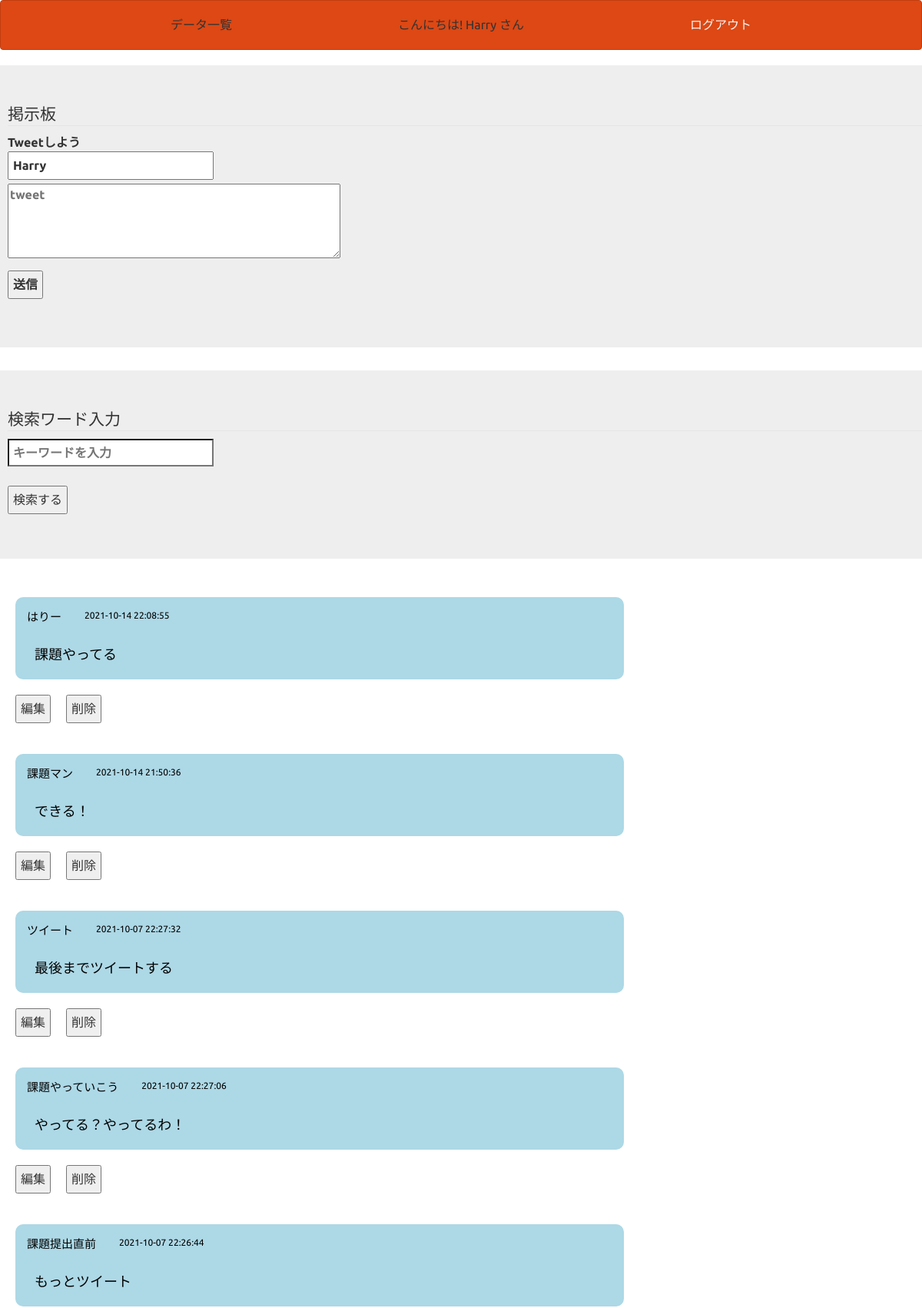
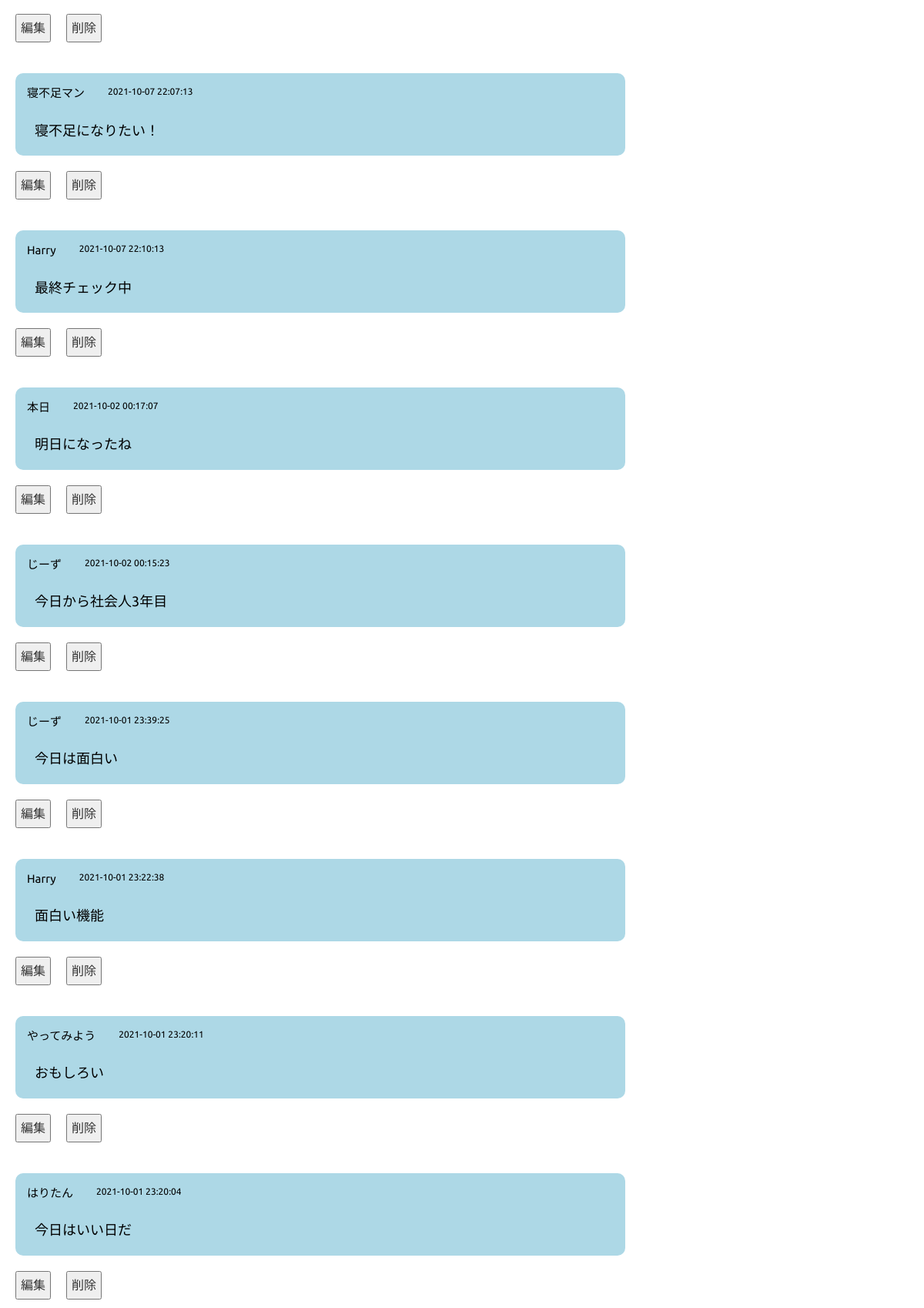
The page /assignment_2/index.php (signed in, upper part) on the database its author committed (2 pictures, top to bottom).
### tables this page shows
CREATE TABLE `Tweet` (
  `id` int(12) NOT NULL,
  `username` varchar(64) NOT NULL,
  `content` text NOT NULL,
  `date` datetime NOT NULL
);

### assignment_2/funcs.php (called while the page is built, shortened)
<?php
function h($str){
    return htmlspecialchars($str, ENT_QUOTES);
};

### assignment_2/index.php (the view, shortened to what this page needs)
<!DOCTYPE html>
<html lang="ja">
<?php
$name = $_SESSION['name'];
require_once("funcs.php");
?>
<head>
    <link href="css/bootstrap.min.css" rel="stylesheet">
</head>
<body>
    <header>
        <nav class="navbar navbar-default">
            <div class="container-fluid bar">
                <div class="navbar-header">データ一覧</div>
                <div class="navbar-header">こんにちは! <?= $name ?> さん</div>
                <div class="navbar-header"><a class = "logout" href="logout.php">ログアウト</a></div>
            </div>
        </nav>
    </header>
    <form method="post" action="tweet.php">
        <div class="jumbotron">
            <fieldset>
                <legend class="word">掲示板</legend>
                <label>
                    <label class="word">Tweetしよう <br>
                        <input type="text" name="name" value="<?= $name ?>" class="tweet_name"><br>
                        <textarea name="content" rows="4" cols="40" placeholder="tweet"></textarea></label><br>
                    <input type="submit" value="送信">
            </fieldset>
        </div>
    </form>
    <form method="get" action="search.php">
        <div class="jumbotron">
            <fieldset>
                <legend class="word">検索ワード入力</legend>
                <label><input type="search" name="key" placeholder="キーワードを入力"></label><br>
                <input type="submit" value="検索する">
            </fieldset>
        </div>
    </form>
<?php
$pdo = db_conn();
$stmt = $pdo->prepare("SELECT * FROM tweet ORDER BY id DESC");
$status = $stmt->execute();
$view = "";
if ($status == false) {
    $error = $stmt->errorInfo();
    exit("ErrorQuery:" . $error[2]);
} else {
    while ($result = $stmt->fetch(PDO::FETCH_ASSOC)) {
        $view .= "<div class='wrapper'>";
        $view .= "<div class='tweet'>";
        $view .= "<div class='namedate'><p class='username'>" . h($result['username']) . "</p>";
        $view .= "<p class='date'>" . h($result['date']) . "</p></div>";
        $view .= "<p class='content'>" . h($result['content']) . "</p>";
        $view .= "</div>";
        $view .= '<input type="button" value ="編集" class="edit" id="' . $result['id'] .'">';
        $view .= '</input>';
        $view .= '<input type="button" value ="削除" class="confirm" id="' . $result['id'] .'">';
        $view .= '</input>';
        $view .= "</div>";
    };
};
print($view);
?>
</body>
</html>

### assignment_2/index.php (style rules this page uses)
div { padding: 10px; font-size: 16px; }
input:not(.tweet_name) { margin:10px; }
input { padding: 5px; }
textarea { margin:5px 0 0 0; }
.logout { color: whitesmoke; }
.bar { display:flex; justify-content: space-between; }
.wrapper { display:flex; justify-content: left; align-items:center; padding:0px; }
.word { margin:10px 0 0 10px; }
.tweet { background-color: lightblue; width: 66vw; border-radius: 10px; margin: 10px; padding: 5px 5px 5px 5px; }
.namedate { display: flex; }
.username { font-size: 15px; color: black; padding: 0 20px 0 0; }
.content { font-size: 18px; font-size: bold; color: black; padding: 5px 0 5px 20px; }
.date { font-size: 12px; color: black; padding: 0 0 0 10px; }

### rows shown on the page
tweet: username "はりー", date "2021-10-14 22:08:55", content "課題やってる"
tweet: username "課題マン", date "2021-10-14 21:50:36", content "できる！"
tweet: username "ツイート", date "2021-10-07 22:27:32", content "最後までツイートする"
tweet: username "課題やっていこう", date "2021-10-07 22:27:06", content "やってる？やってるわ！"
tweet: username "課題提出直前", date "2021-10-07 22:26:44", content "もっとツイート"
tweet: username "寝不足マン", date "2021-10-07 22:07:13", content "寝不足になりたい！"
tweet: username "Harry", date "2021-10-07 22:10:13", content "最終チェック中"
tweet: username "本日", date "2021-10-02 00:17:07", content "明日になったね"
tweet: username "じーず", date "2021-10-02 00:15:23", content "今日から社会人3年目"
tweet: username "じーず", date "2021-10-01 23:39:25", content "今日は面白い"
tweet: username "Harry", date "2021-10-01 23:22:38", content "面白い機能"
tweet: username "やってみよう", date "2021-10-01 23:20:11", content "おもしろい"
tweet: username "はりたん", date "2021-10-01 23:20:04", content "今日はいい日だ"

### other values the page prints
$name "Harry"
